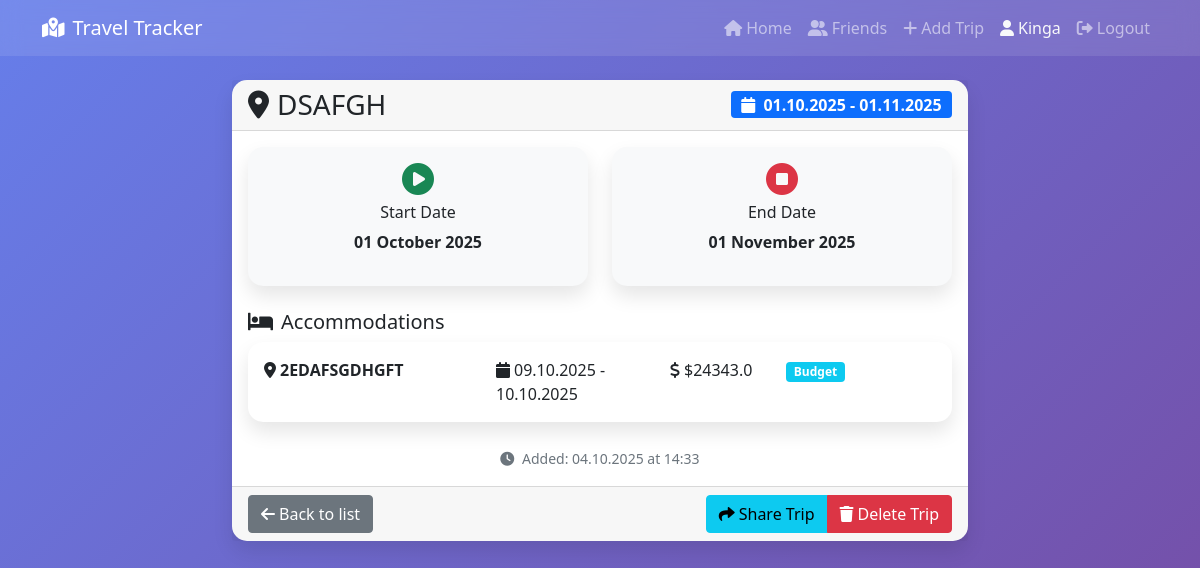
Screenshot of /trip/1 (signed in) with the database file from the repository.
### users.py (models this page shows, shortened)
class User(UserMixin, db.Model):
    id = db.Column(db.Integer, primary_key=True)
    username = db.Column(db.String(80), unique=True, nullable=False)
    email = db.Column(db.String(120), unique=True, nullable=False)
    password_hash = db.Column(db.String(200), nullable=False)
    first_name = db.Column(db.String(50), nullable=False)
    last_name = db.Column(db.String(50), nullable=False)
    created_at = db.Column(db.DateTime, default=datetime.utcnow)
    is_active = db.Column(db.Boolean, default=True)

### models.py (models this page shows, shortened)
class Trip(db.Model):
    __tablename__ = 'trips'
    id = db.Column(db.Integer, primary_key=True)
    user_id = db.Column(db.Integer, db.ForeignKey("user.id"), nullable=False)
    destination = db.Column(db.String(100), nullable=False)
    start_date = db.Column(db.Date, nullable=False)
    end_date = db.Column(db.Date, nullable=False)
    description = db.Column(db.Text)
    created_at = db.Column(db.DateTime, default=lambda: datetime.now(timezone.utc))
    accommodations = db.relationship('Accomodation', back_populates="trip", cascade="all, delete-orphan", lazy="selectin")
    travels = db.relationship('Travel', back_populates="trip", cascade="all, delete-orphan", lazy="selectin")
    user = db.relationship('User', backref='trips')

class Accomodation(db.Model):
    __tablename__ = 'accommodations'
    id = db.Column(db.Integer, primary_key=True)
    location = db.Column(db.String(100), nullable=False)
    check_in = db.Column(db.Date, nullable=False)
    check_out = db.Column(db.Date, nullable=False)
    trip_id = db.Column(db.Integer, db.ForeignKey('trips.id'), nullable=False)
    price = db.Column(db.Float, nullable=False)
    standard = db.Column(db.String(50))
    link = db.Column(db.String(500))
    trip = db.relationship('Trip', back_populates='accommodations')

### routes.py (the view, shortened to what this page needs)
@main_bp.route('/trip/<int:id>')
@login_required
def trip_detail(id):
    trip = Trip.query.filter_by(id=id, user_id=current_user.id).first()
    user_friends = Friendship.get_user_friends(current_user.id)
    return render_template('trip_detail.html', trip=trip, friends=user_friends)

### app.py (called while the page is built)
def create_app():
    app = Flask(__name__)
    app.config.from_object('config.Config')
    db.init_app(app)
    login_manager.init_app(app)
    login_manager.login_view = 'main.login'
    login_manager.login_message = 'You must log in to access this page.'
    login_manager.login_message_category = 'info'
    @login_manager.user_loader
    def load_user(user_id):
        from users import User
        return User.query.get(int(user_id))
    from routes import main_bp
    app.register_blueprint(main_bp)
    return app

### friends.py (called while the page is built)
    @staticmethod
    def get_user_friends(user_id):
        from users import User
        friendships = Friendship.query.filter(
            ((Friendship.requester_id == user_id) | (Friendship.addressee_id == user_id)) &
            (Friendship.status == 'accepted')
        ).all()
        friends = []
        for friendship in friendships:
            friend_id = friendship.addressee_id if friendship.requester_id == user_id else friendship.requester_id
            friend = User.query.get(friend_id)
            if friend:
                friends.append(friend)
        return friends

### templates/trip_detail.html (shortened to what this page needs)
{% extends "base.html" %}
{% block content %}
<div class="row justify-content-center">
    <div class="col-md-8">
        <div class="card">
            <div class="card-header">
                <div class="d-flex justify-content-between align-items-center">
                    <h3 class="mb-0">
                        <i class="fas fa-map-marker-alt me-2"></i>{{ trip.destination }}
                    </h3>
                    <span class="badge bg-primary fs-6">
                        <i class="fas fa-calendar me-1"></i>
                        {{ trip.start_date.strftime('%d.%m.%Y') }} - {{ trip.end_date.strftime('%d.%m.%Y') }}
                    </span>
                </div>
            </div>
            <div class="card-body">
                <div class="row">
                    <div class="col-md-6">
                        <div class="card bg-light">
                            <div class="card-body text-center">
                                <i class="fas fa-play-circle fa-2x text-success mb-2"></i>
                                <h6>Start Date</h6>
                                <p class="fw-bold">{{ trip.start_date.strftime('%d %B %Y') }}</p>
                            </div>
                        </div>
                    </div>
                    <div class="col-md-6">
                        <div class="card bg-light">
                            <div class="card-body text-center">
                                <i class="fas fa-stop-circle fa-2x text-danger mb-2"></i>
                                <h6>End Date</h6>
                                <p class="fw-bold">{{ trip.end_date.strftime('%d %B %Y') }}</p>
                            </div>
                        </div>
                    </div>
                </div>
                {% if trip.accommodations %}
                <div class="mt-4">
                    <h5><i class="fas fa-bed me-2"></i>Accommodations</h5>
                    {% for accommodation in trip.accommodations %}
                    <div class="card mb-2">
                        <div class="card-body">
                            <div class="row">
                                <div class="col-md-4">
                                    <strong><i class="fas fa-map-marker-alt me-1"></i>{{ accommodation.location }}</strong>
                                </div>
                                <div class="col-md-3">
                                    <i class="fas fa-calendar me-1"></i>{{ accommodation.check_in.strftime('%d.%m.%Y') }} - {{ accommodation.check_out.strftime('%d.%m.%Y') }}
                                </div>
                                <div class="col-md-2">
                                    <i class="fas fa-dollar-sign me-1"></i>${{ accommodation.price }}
                                </div>
                                <div class="col-md-2">
                                    {% if accommodation.standard %}
                                        <span class="badge bg-info">{{ accommodation.standard }}</span>
                                    {% endif %}
                                </div>
                                <div class="col-md-1">
                                </div>
                            </div>
                        </div>
                    </div>
                    {% endfor %}
                </div>
                {% endif %}
                <div class="mt-4 text-center">
                    <small class="text-muted">
                        <i class="fas fa-clock me-1"></i>
                        Added: {{ trip.created_at.strftime('%d.%m.%Y at %H:%M') }}
                    </small>
                </div>
            </div>
            <div class="card-footer">
                <div class="d-flex justify-content-between">
                    <a href="{{ url_for('main.index') }}" class="btn btn-secondary">
                        <i class="fas fa-arrow-left me-1"></i>Back to list
                    </a>
                    <div class="btn-group">
                        {% if trip.user_id == current_user.id %}
                            <button type="button" class="btn btn-info" data-bs-toggle="modal" data-bs-target="#shareModal">
                                <i class="fas fa-share me-1"></i>Share Trip
                            </button>
                            <a href="{{ url_for('main.delete_trip', id=trip.id) }}"
                               class="btn btn-danger"
                               onclick="return confirm('Are you sure you want to delete this trip?')">
                                <i class="fas fa-trash me-1"></i>Delete Trip
                            </a>
                        {% else %}
                            <span class="badge bg-info fs-6">
                                <i class="fas fa-share-alt me-1"></i>Shared with you
                            </span>
                        {% endif %}
                    </div>
                </div>
            </div>
        </div>
    </div>
</div>
{% endblock %}

### templates/base.html (shortened to what this page needs)
<!DOCTYPE html>
<html lang="en">
<head>
    <link href="https://cdn.jsdelivr.net/npm/bootstrap@5.1.3/dist/css/bootstrap.min.css" rel="stylesheet">
    <link href="https://cdnjs.cloudflare.com/ajax/libs/font-awesome/6.0.0/css/all.min.css" rel="stylesheet">
</head>
<body>
    <nav class="navbar navbar-expand-lg navbar-dark">
        <div class="container">
            <a class="navbar-brand" href="{{ url_for('main.index') }}">
                <i class="fas fa-map-marked-alt me-2"></i>Travel Tracker
            </a>
            <div class="navbar-nav ms-auto">
                <a class="nav-link" href="{{ url_for('main.index') }}">
                    <i class="fas fa-home me-1"></i>Home
                </a>
                {% if current_user.is_authenticated %}
                    <a class="nav-link" href="{{ url_for('main.friends') }}">
                        <i class="fas fa-user-friends me-1"></i>Friends
                    </a>
                    <a class="nav-link" href="{{ url_for('main.add_trip') }}">
                        <i class="fas fa-plus me-1"></i>Add Trip
                    </a>
                    <span class="nav-link text-light">
                        <i class="fas fa-user me-1"></i>{{ current_user.first_name }}
                    </span>
                    <a class="nav-link" href="{{ url_for('main.logout') }}">
                        <i class="fas fa-sign-out-alt me-1"></i>Logout
                    </a>
                {% endif %}
            </div>
        </div>
    </nav>
    <div class="container mt-4">
        {% block content %}{% endblock %}
    </div>
</body>
</html>

### templates/base.html (style rules this page uses)
body { background: linear-gradient(135deg, #667eea 0%, #764ba2 100%); min-height: 100vh; }
.card { box-shadow: 0 10px 20px rgba(0,0,0,0.1); border: none; border-radius: 15px; }
.navbar { background: rgba(255,255,255,0.1) !important; backdrop-filter: blur(10px); }

### rows the page displays
User: first_name "Kinga"
Trip: destination "DSAFGH", start_date "01.10.2025", end_date "01.11.2025", start_date "01 October 2025", end_date "01 November 2025", created_at "04.10.2025 at 14:33"
Accomodation: location "2EDAFSGDHGFT", check_in "09.10.2025", check_out "10.10.2025", price "24343.0", standard "Budget"
